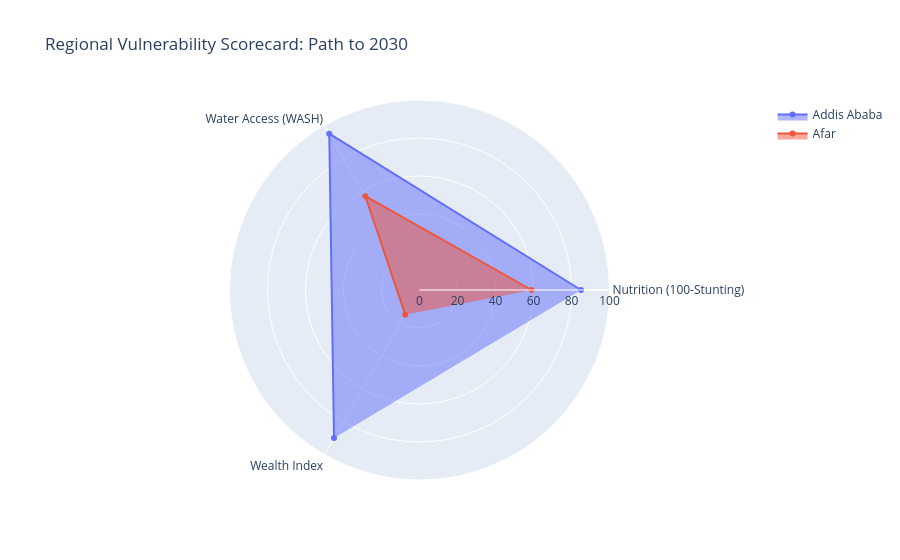

Notebook source saved alongside this figure:
### Code cell
import plotly.graph_objects as go

# Metrics for two sample regions (e.g., Addis Ababa and Afar)
# Scores are normalized to a 0-100 scale for comparison
categories = ['Nutrition (100-Stunting)', 'Water Access (WASH)', 'Wealth Index']

fig = go.Figure()

# Trace for Addis Ababa (Typically high performing)
fig.add_trace(go.Scatterpolar(
      r=[85, 95, 90], # Sample normalized scores
      theta=categories,
      fill='toself',
      name='Addis Ababa'
))

# Trace for Afar (High-priority region for 2030)
fig.add_trace(go.Scatterpolar(
      r=[59, 57, 15], # Sample normalized scores
      theta=categories,
      fill='toself',
      name='Afar'
))

fig.update_layout(
  polar=dict(
    radialaxis=dict(
      visible=True,
      range=[0, 100]
    )),
  showlegend=True,
  title="Regional Vulnerability Scorecard: Path to 2030"
)

fig.show()

### Figure 1 — Plotly figure (JSON) as saved in the notebook; plotly's stock layout.template omitted (floating-point values rounded to 4 significant figures)
{"data": [{"fill": "toself", "name": "Addis Ababa", "r": [85, 95, 90], "theta": ["Nutrition (100-Stunting)", "Water Access (WASH)", "Wealth Index"], "type": "scatterpolar"}, {"fill": "toself", "name": "Afar", "r": [59, 57, 15], "theta": ["Nutrition (100-Stunting)", "Water Access (WASH)", "Wealth Index"], "type": "scatterpolar"}], "layout": {"polar": {"radialaxis": {"range": [0, 100], "visible": true}}, "showlegend": true, "title": {"text": "Regional Vulnerability Scorecard: Path to 2030"}}}
